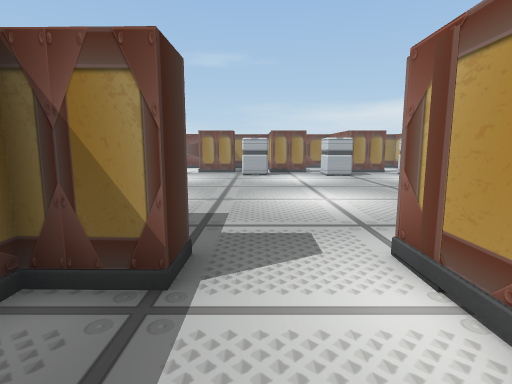
view 1 (above)

24 first-person views from a walk through a scene from a Unity 3-D project. The camera is 1.4 m above the floor, tilts 8° down and sees 80° across. Doors are open. The floor is counted in squares, 1 m on a side. Each view is taken from the middle of a square. On the plan, view 1 faces up. The plan holds only what a view shows up to about 14 squares ahead; the rest is blank. The player character is not drawn.

view 2
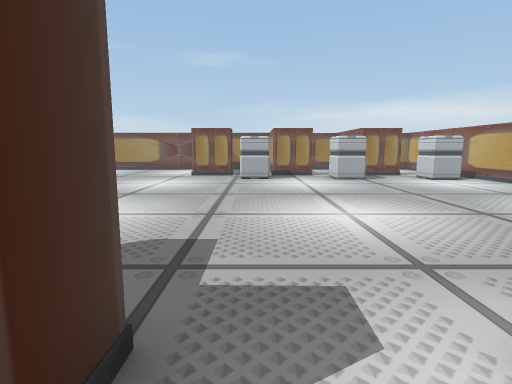

view 3
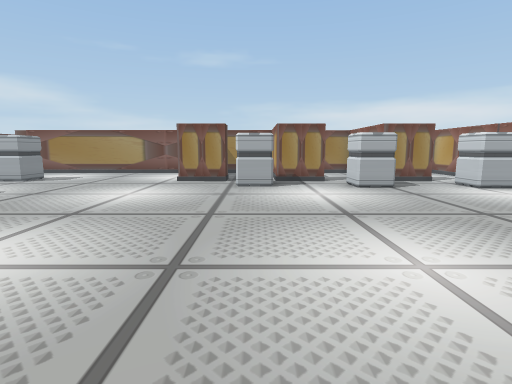

view 4
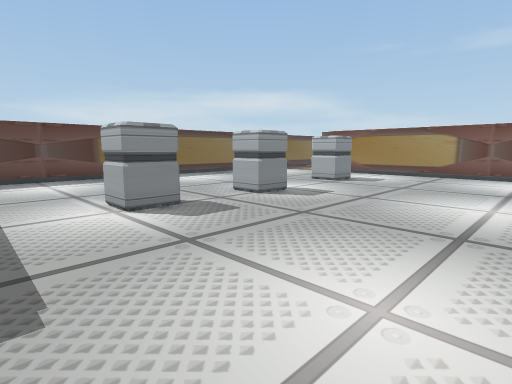

view 5
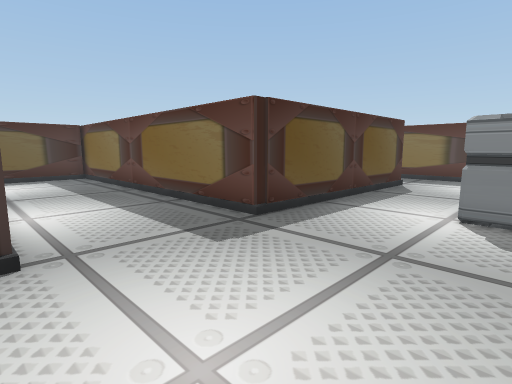

view 6
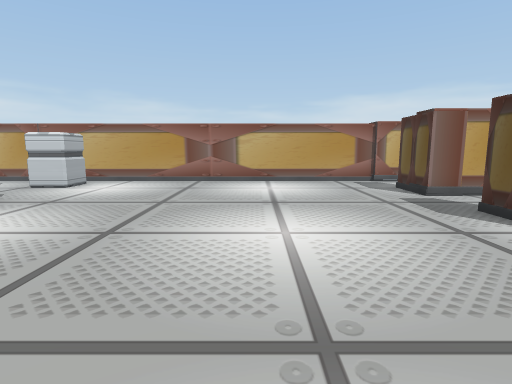

view 7
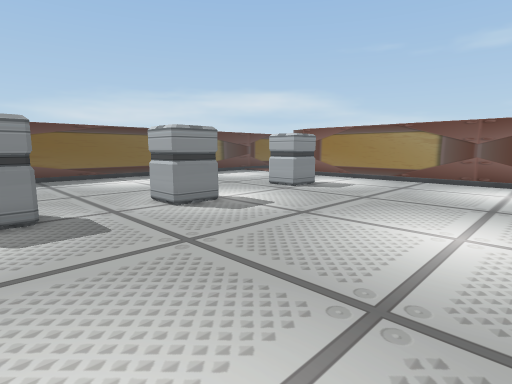

view 8
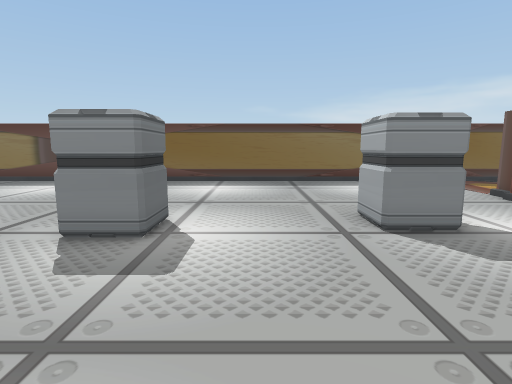

view 9
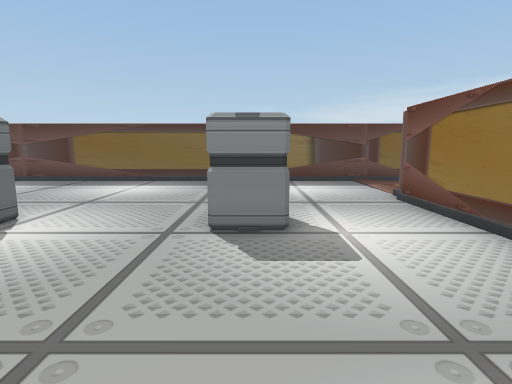

view 10
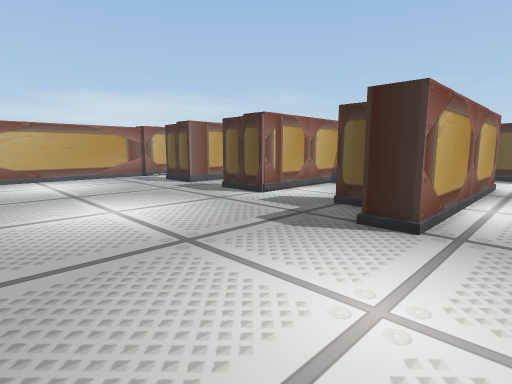

view 11
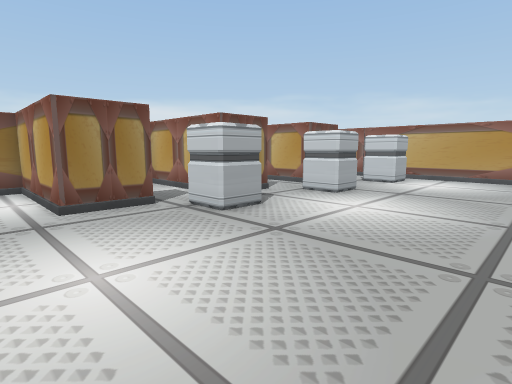

view 12
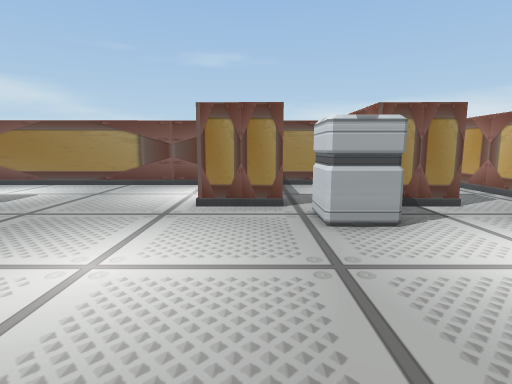

view 13
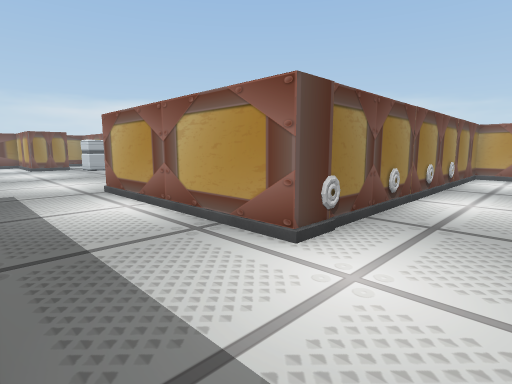

view 14
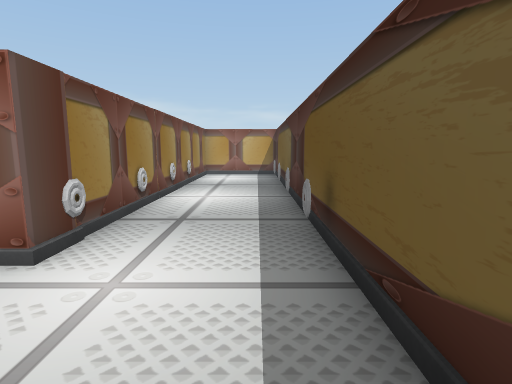

view 15
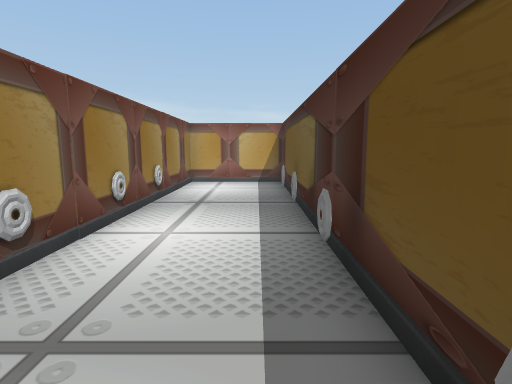

view 16
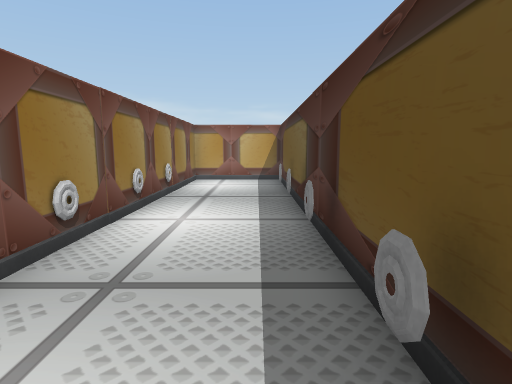

view 17
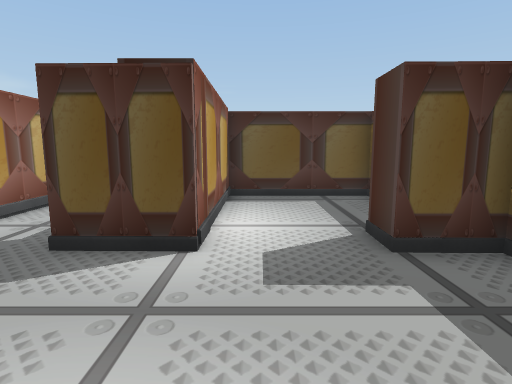

view 18
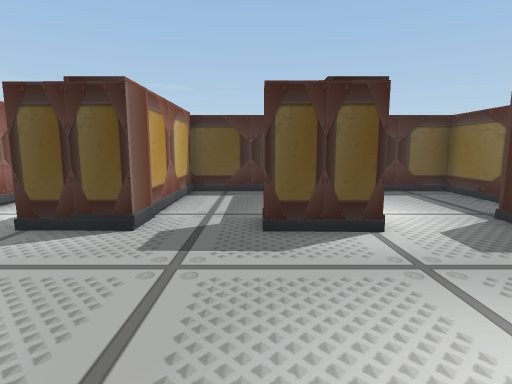

view 19
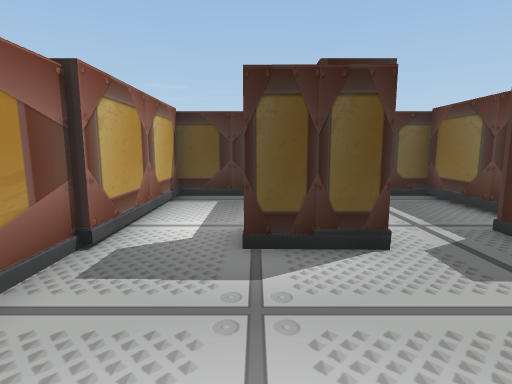

view 20
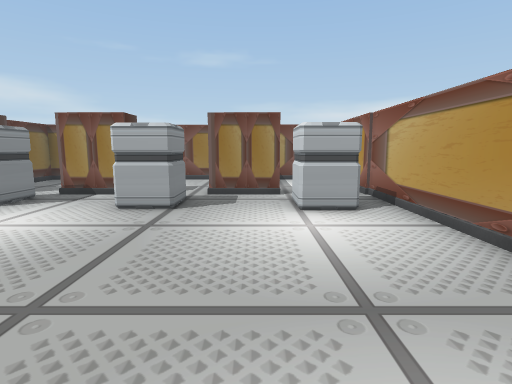

view 21
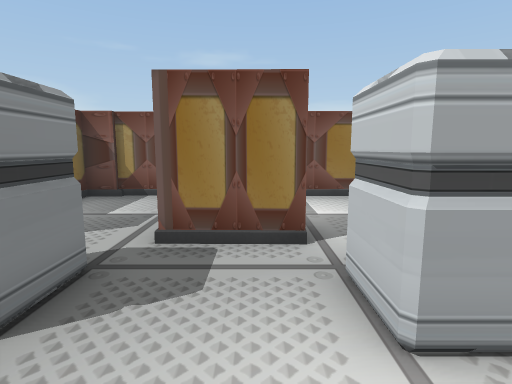

view 22
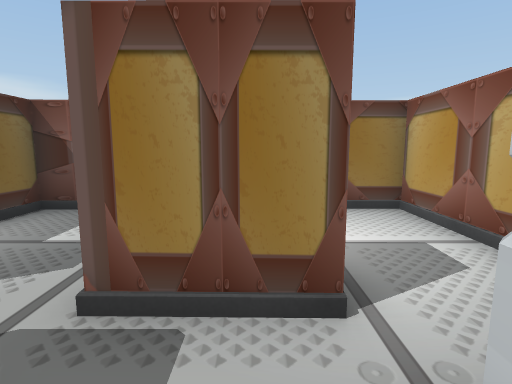

view 23
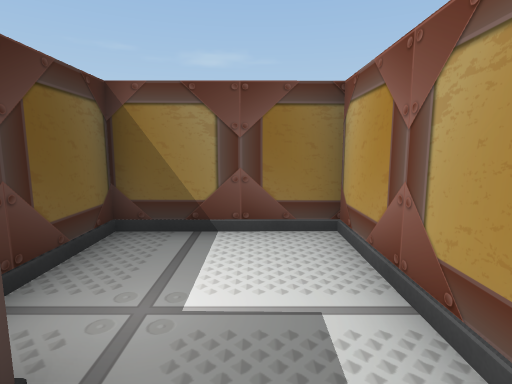

view 24
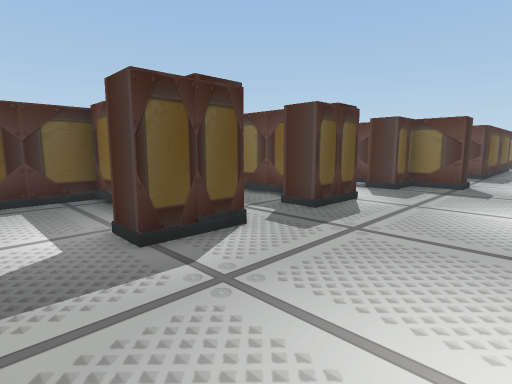

### Floor plan
Points are (right, up) in squares from view 1. A wall is a line through its corners. A room is listed if a view was taken in it or the views show most of it. See-through windows are left out.
Room 1 (views 1, 2)
walls: (-0.9, 2.9) (-2.4, 3) (-2.4, -1.2) (1.8, -1.2) (1.8, 3.9)
ways out: open door at (0.5, 3.5) to room 2
Room 2 (views 3, 4, 5, 6, 7, 8, 9, 10, 11, 12, 13, 14, 15, 16, 17, 18, 19, 20, 21, 22, 23, 24)
walls: (-1.3, 18.6) (-3.4, 18.6) (-3.4, 23.1) (-13.4, 23); (1.8, 3.9) (3.9, 3.9); (3.1, 18.5) (0.8, 18.5); (6.1, 3.8) (8.2, 3.8); (-15.6, 5.6) (-7.6, 5.4) (-7.6, -5.4); (7.8, 18.4) (5.5, 18.5); (-13.7, 23.4) (-14.3, 23.4); (10.5, 3.8) (10.5, 18.9); (-7, -6.1) (10, -6.1); (-18.5, 24.1) (-18.5, 4.6); (10.3, -6.2) (10.3, -2.2) (-3.4, -2.2) (-3.4, 5.6) (-2.4, 5.6) (-2.4, 4) (-0.9, 3.9)
ways out: open door at (0.5, 3.5) to room 1; open door at (9, 19) to room 3; open door at (4, 19) to room 4; open door at (10, 4) to room 5; open door at (5, 3.5) to room 6; open door at (-17, 5); open door at (-16.5, 24); open door at (0, 19)
objects: other object (-11, 9) to (-10, 10); other object (-11, 13) to (-10, 14); other object (-11, 18) to (-10, 19); other object (-2, -6); other object (-1, 16) to (1, 18); other object (0, -6); other object (3, -6); other object (4, 16) to (5, 17); other object (6, -6); other object (8, 16) to (9, 17)
Room 3 (no view inside)
walls: (10.3, 23.1) (6.5, 23.1) (6.5, 20.8); (10.5, 18.9) (10.5, 23.1)
ways out: open door at (9, 19) to room 2
Room 4 (no view inside)
walls: (4.1, 23.1) (1.9, 23.1) (1.9, 21.9); (5.5, 18.5) (5.5, 22.2)
ways out: open door at (4, 19) to room 2
Room 5 (no view inside)
walls: (7.1, 0.1) (7.1, -1.2) (10.3, -1.2) (10.3, 3.9); (8.2, 3.8) (8.1, 2.7)
ways out: open door at (10, 4) to room 2
Room 6 (no view inside)
walls: (2.8, 2.1) (2.8, -1.2) (6.1, -1.2) (6.1, 3.8)
ways out: open door at (5, 3.5) to room 2

Positions as (right, up) in squares from view 1, and headings:
1: (0, 0), facing up
2: (0, 2), facing up
3: (0, 5), facing up
4: (-3, 6), facing up-left
5: (-3, 10), facing down-left
6: (-3, 9), facing right
7: (-3, 9), facing up-left
8: (-5, 16), facing left
9: (-5, 19), facing left
10: (-5, 11), facing down-right
11: (-5, 11), facing up-right
12: (-2, 11), facing up
13: (-7, -5), facing up-right
14: (-7, -5), facing right
15: (-3, -5), facing right
16: (-4, -5), facing right
17: (1, 8), facing down
18: (4, 9), facing down
19: (8, 8), facing down
20: (7, 9), facing up
21: (7, 14), facing up
22: (7, 16), facing up
23: (9, 18), facing up
24: (10, 8), facing down-left
